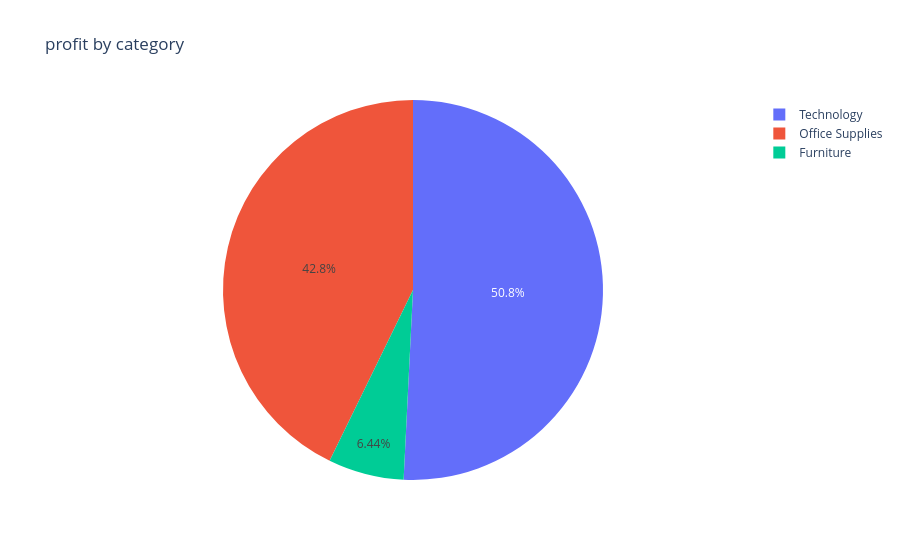

Here is the notebook cell this chart was saved with:
### Code cell
fig=px.pie(category_by_profit,
           values='Profit',
           names='Category',
           title='profit by category')

fig.show()

### Figure 1 — Plotly figure (JSON) as saved in the notebook; plotly's stock layout.template omitted (floating-point values rounded to 4 significant figures)
{"data": [{"domain": {"x": [0, 1], "y": [0, 1]}, "hovertemplate": "Category=%{label}<br>Profit=%{value}<extra></extra>", "labels": ["Furniture", "Office Supplies", "Technology"], "legendgroup": "", "name": "", "showlegend": true, "type": "pie", "values": [18450.0, 122500.0, 145500.0]}], "layout": {"legend": {"tracegroupgap": 0}, "title": {"text": "profit by category"}}}
